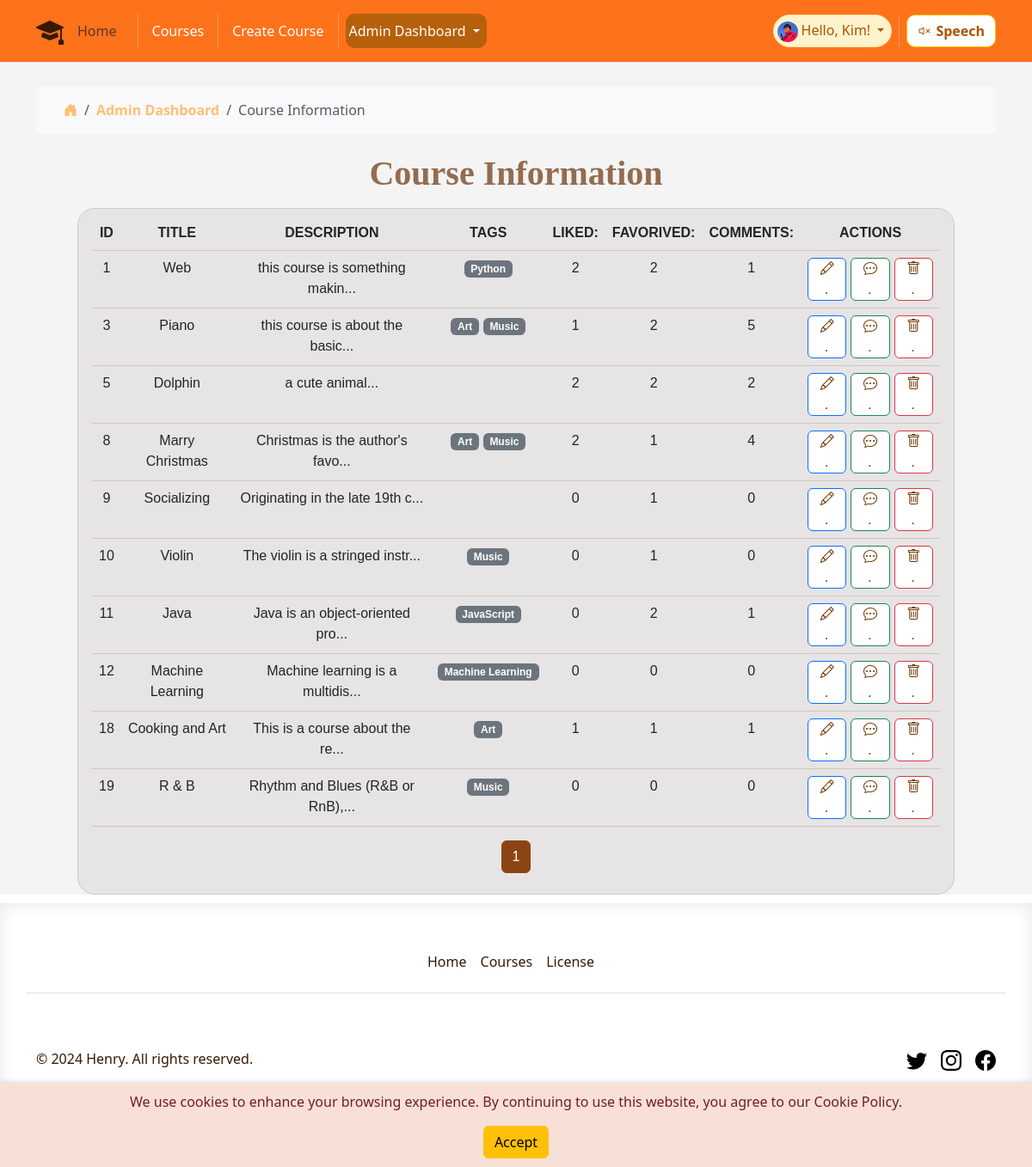
The page /course_record (signed in) on the database as committed earlier.
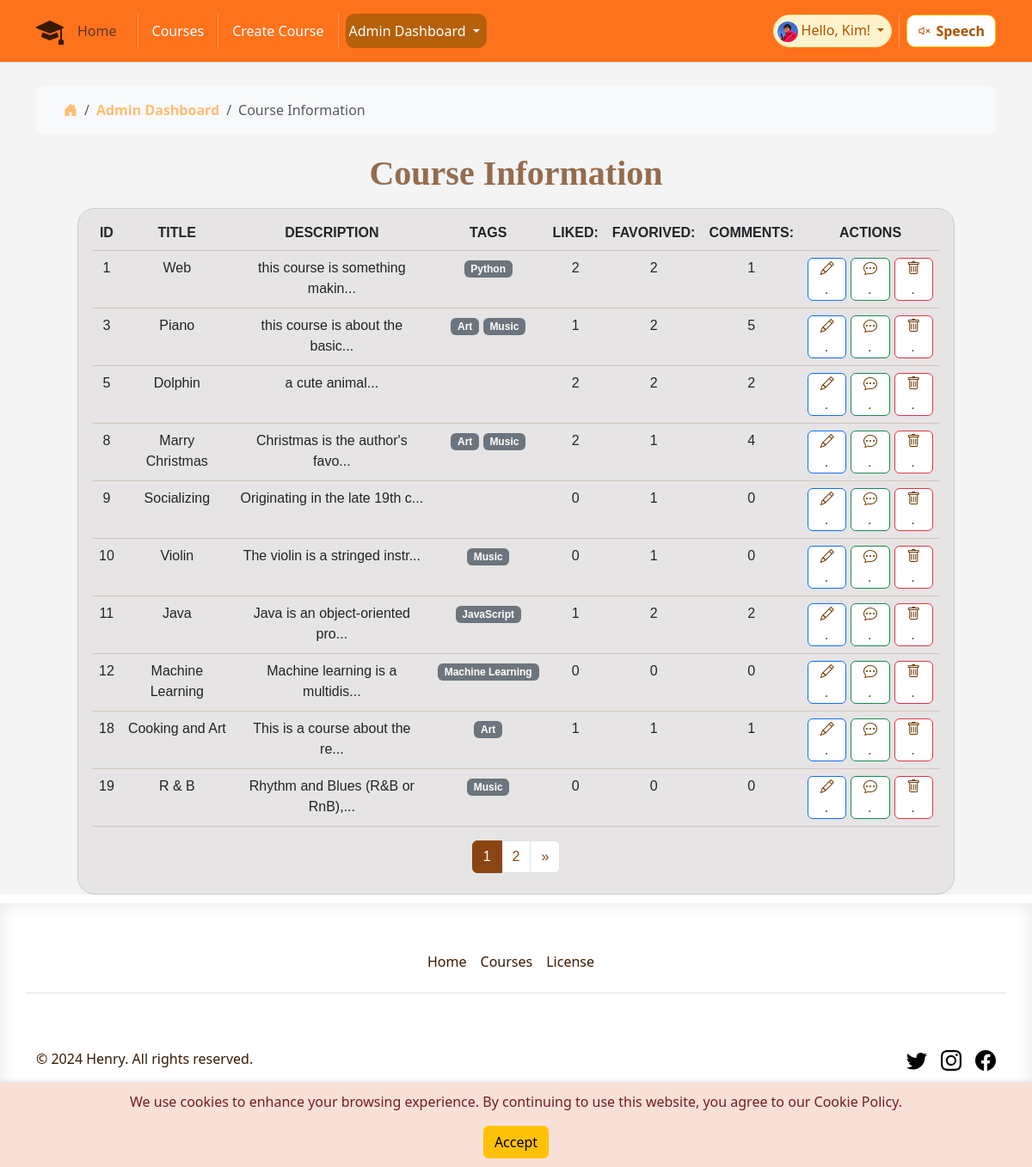
The same page on the database as committed later.
### app/models.py (models this page shows, shortened)
class User(UserMixin, db.Model):
    id = db.Column(db.Integer, primary_key=True)
    username = db.Column(db.String(64), unique=True, nullable=False)
    email = db.Column(db.String(120), unique=True, nullable=False)
    password_hash = db.Column(db.String(128))
    joined_at = db.Column(db.DateTime, default=datetime.utcnow)
    role = db.Column(db.String(64), default='student')
    favorited_courses = db.relationship('Course',
                                        secondary=favorites,
                                        lazy='dynamic',
                                        backref=db.backref('favorited_by',
                                                           lazy='dynamic'))

class Course(db.Model):
    id = db.Column(db.Integer, primary_key=True)
    title = db.Column(db.String(100), nullable=False)
    description = db.Column(db.Text)
    created_at = db.Column(db.DateTime, default=datetime.utcnow)
    updated_at = db.Column(
        db.DateTime, default=datetime.utcnow, onupdate=datetime.utcnow)
    likes_count = db.Column(db.Integer, default=0)
    video_url = db.Column(db.String(255))
    image_url = db.Column(db.String(255))
    liked_by = db.relationship('User',
                               secondary='likes', lazy='dynamic',
                               backref=db.backref('liked_courses',
                                                  lazy='dynamic'))
    tags = db.relationship('Tag',
                           secondary=course_tags,
                           lazy='dynamic',
                           backref=db.backref('courses', lazy='dynamic'))
    comments = db.relationship('Comment', backref='course', lazy='dynamic')

class Tag(db.Model):
    id = db.Column(db.Integer, primary_key=True)
    name = db.Column(db.String(50), unique=True, nullable=False)
    description = db.Column(db.String(200), nullable=True)

### app/routes.py (the view)
@main.route('/course_record', methods=['GET'])
@role_required('manager')
def course_record():
    current_app.logger.info('Entering course_record')
    page = request.args.get('page', 1, type=int)
    per_page = 10
    pagination = Course.query.paginate(
        page=page, per_page=per_page, error_out=False)
    courses = pagination.items
    current_app.logger.info('Exiting course_record')
    return render_template('course_record.html', courses=courses,
                           pagination=pagination)

### app/templates/course_record.html (shortened to what this page needs)
{% extends 'base.html' %}
{% block content %}
<div class="container tittle-box">
    <nav aria-label="breadcrumb">
        <ol class="breadcrumb breadcrumb-chevron p-3 bg-body-tertiary rounded-3">
            <li class="breadcrumb-item">
                <a class="link-body-emphasis" href="">
                    <svg class="bi" width="16" height="16">
                        <i class="bi bi-house-door-fill"></i>
                    </svg>
                </a>
            </li>
            <li class="breadcrumb-item">
                <a class="link-body-emphasis fw-semibold text-decoration-none" href="#">Admin Dashboard</a>
            </li>
            <li class="breadcrumb-item active" aria-current="page">
                Course Information
            </li>
        </ol>
    </nav>
</div>
<div class="fancy-tittle">Course Information</div>
<div class="container-fluid px-3 py-2 table-responsive table-box">
    {% if courses %}
    <table class="table table-line">
        <thead class="theadstyle">
            <tr class="text-uppercase">
                <th>ID</th>
                <th>Title</th>
                <th>Description</th>
                <th>Tags</th>
                <th>Liked:</th>
                <th>Favorived:</th>
                <th>Comments:</th>
                <th>Actions</th>
            </tr>
        </thead>
        <tbody>
            {% for course in courses %}
            <tr>
                <td class="form-omi">{{ course.id }}</td>
                <td class="form-omi">{{ course.title }}</td>
                <td class="form-omi">{{ course.description[:30] }}...</td>
                <td class="form-omi">
                    {% if course.tags %}
                    {% for tag in course.tags %}
                    <span class="badge bg-secondary">{{ tag.name }}</span>
                    {% endfor %}
                    {% else %}
                    <span class="badge bg-light">No tags</span>
                    {% endif %}
                </td>
                <td class="form-omi">{{ course.likes_count }}</td>
                <td class="form-omi">{{ course.favorited_by.count() }}</td>
                <td class="form-omi">{{ course.comments.count() }}</td>
                <td>
                    <div class="fun-button">
                        <form action="{{ url_for('main.edit_course', course_id=course.id) }}" method="GET">
                            <button type="submit" class="btn btn-primary">
                                <i class="bi bi-pencil">.</i>
                            </button>
                        </form>
                        <form action="{{ url_for('main.course_comments', course_id=course.id) }}" method="GET">
                            <button type="submit" class="btn btn-success">
                                <i class="bi bi-chat-dots">.</i>
                            </button>
                        </form>
                        <form action="{{ url_for('main.delete_course', course_id=course.id) }}" method="POST"
                            style="display:inline;">
                            <button type="submit" class="btn btn-danger"
                                onclick="return confirm('Are you sure you want to delete this course?');">
                                <i class="bi bi-trash">.</i>
                            </button>
                        </form>
                    </div>
                </td>
            </tr>
            {% endfor %}
        </tbody>
    </table>
    <nav aria-label="Page navigation">
        <ul class="pagination justify-content-center">
            {% for page_num in pagination.iter_pages() %}
            <li class="page-item {% if page_num == pagination.page %}active{% endif %}">
                <a class="page-link" href="{{ url_for('main.course_record', page=page_num) }}">{{ page_num }}</a>
            </li>
            {% endfor %}
            {% if pagination.has_next %}
            <li class="page-item">
                <a class="page-link" href="{{ url_for('main.course_record', page=pagination.next_num) }}"
                    aria-label="Next">
                    <span aria-hidden="true">&raquo;</span>
                </a>
            </li>
            {% endif %}
        </ul>
    </nav>
    {% else %}
    <h1>No courses found.</h1>
    {% endif %}
</div>
{% endblock %}

### app/templates/base.html (shortened to what this page needs)
<!DOCTYPE html>
<html lang="en">
<head>
    <link rel="stylesheet" href="{{ url_for('static', filename='bootstrap/css/bootstrap.min.css') }}">
    <link rel="stylesheet" href="{{ url_for('static', filename='css/style.css') }}">
    <link rel="stylesheet" href="https://cdn.jsdelivr.net/npm/bootstrap-icons@1.10.0/font/bootstrap-icons.css">
</head>
<body onload=getD1()>
    <header class="p-3 mb-3 border-bottom fixed-top  ">
        <div class="container">
            <div class="d-flex flex-wrap align-items-center justify-content-center justify-content-lg-start">
                <a href="{{ url_for('main.index') }}"
                    class="d-flex align-items-center mb-2 mb-lg-0 link-body-emphasis text-decoration-none">
                    <i class="bi bi-mortarboard-fill logo" role="img"></i>
                </a>
                <ul class="nav col-12 col-lg-auto me-lg-auto mb-2 justify-content-center mb-md-0">
                    <li>
                        <a class="nav-link active text-muted" aria-current="page"
                            href="{{ url_for('main.index') }}">Home</a>
                    </li>
                    <li class="nav-item">
                    </li>
                    <li><a class="nav-link px-2 link-body-emphasis" href="{{ url_for('main.courses') }}">Courses</a>
                    </li>
                    {% if current_user.is_authenticated %}
                    {% if current_user.role== "teacher" or current_user.role == "manager" %}
                    <li class="nav-item">
                    </li>
                    <li><a class="nav-link px-2 link-body-emphasis" href="{{ url_for('main.create_course') }}">Create
                            Course</a>
                    </li>
                    {% endif %}
                    {% if current_user.role== "manager" %}
                    <li class="nav-item">
                    </li>
                    <div class="dropdown d-flex align-items-center p-1 pe-2  nav-drop admin-nav">
                        <a href="#" class="d-block link-body-emphasis text-decoration-none dropdown-toggle"
                            data-bs-toggle="dropdown" aria-expanded="false">
                            Admin Dashboard
                        </a>
                    </div>
                    {% endif %}
                    {% endif %}
                </ul>
                <div class="text-end d-flex ">
                    {% if current_user.is_authenticated %}
                    <div
                        class="dropdown text-endbadge d-flex align-items-center p-1 pe-2 text-warning-emphasis bg-warning-subtle border border-warning-subtle rounded-pill nav-drop">
                        <a href="#" class="d-block link-body-emphasis text-decoration-none dropdown-toggle"
                            data-bs-toggle="dropdown" aria-expanded="false">
                            <img class="rounded-circle me-1" width="24" height="24"
                                src="{{url_for('static', filename= 'image/user.jpg')}}" alt="">Hello, {{
                            current_user.username
                            }}!
                        </a>
                    </div>
                    {% else %}
                    <a class="nav log-button" href="{{ url_for('main.login_register') }}">Login</a>
                    {% endif %}
                    <li class="nav-item">
                    </li>
                    <div class=" text-end ">
                        <button id="readPage" class="btn btn-warning read-button">
                            <i id="speakerIcon" class="bi bi-volume-mute"></i>Speech
                        </button>
                    </div>
                </div>
            </div>
        </div>
    </header>
    <div id="cookie-warning" class="cookie-warning">
        <p>We use cookies to enhance your browsing experience. By continuing to use this website, you agree to our
            Cookie
            Policy.</p>
        <button id="accept-cookie" class="btn btn-warning">Accept</button>
    </div>
    <div class="main-box main-color ">
        {% block content %}{% endblock %}
    </div>
    <button onclick="topFunction()" id="movetop" title="Go to top" class="top_bottom">
    </button>
    <div class="footer-colour theme-font">
        <div class="container ">
            <footer class="py-5">
                <div class="row ">
                    <ul class="nav justify-content-center border-bottom pb-3 mb-3">
                        <li class="nav-item"><a href="{{ url_for('main.index') }}"
                                class="nav-link px-2 text-body-secondary">Home</a></li>
                        <li class="nav-item"><a href="{{ url_for('main.courses') }}"
                                class="nav-link px-2 text-body-secondary">Courses</a></li>
                        <li class="nav-item"><a href="https://www.cac.gov.cn/2017-06/01/c_1121068451.htm"
                                class="nav-link px-2 text-body-secondary" target="_blank">License</a></li>
                    </ul>
                </div>
                <div class="d-flex flex-column flex-sm-row justify-content-between py-4 my-4 ">
                    <p>&copy; 2024 Henry. All rights reserved.</p>
                    <ul class="list-unstyled d-flex">
                        <li class="ms-3 "><a class="link-body-emphasis" href="https://x.com/?lang=zh"
                                aria-label="Twitter" target="_blank"><svg class="bi" width="24" height="24">
                                    <use xlink:href="#twitter" />
                                </svg></a></li>
                        <li class="ms-3"><a class="link-body-emphasis" href="https://www.instagram.com"
                                aria-label="Instagram" target="_blank"><svg class="bi" width="24" height="24">
                                    <use xlink:href="#instagram" />
                                </svg></a></li>
                        <li class="ms-3"><a class="link-body-emphasis"
                                href="https://www.facebook.com/login/?next=https%3A%2F%2Fwww.facebook.com%2F%3Flocale%3Dzh_CN"
                                aria-label="Facebook" target="_blank"><svg class="bi" width="24" height="24">
                                    <use xlink:href="#facebook" />
                                </svg></a></li>
                    </ul>
                </div>
            </footer>
        </div>
    </div>
</body>
</html>

Rows that differ between the two databases and show on the page:
changed Course "Java": likes_count "0" → "1"; comments.count "1" → "2"
Other text that changed with them:
new list line: "2"
